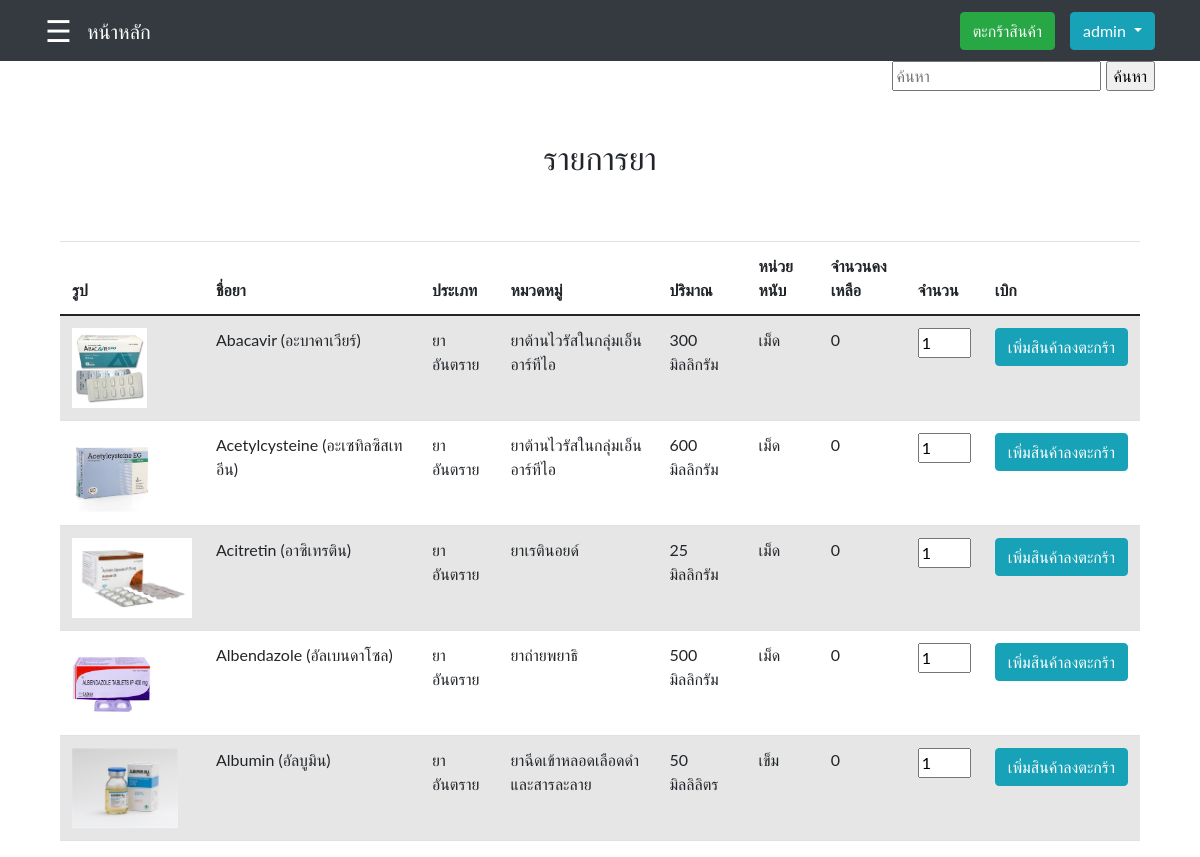
The app's page /Mainuser.php (signed in) with its own data.
### tables this page shows
CREATE TABLE `tbl_med` (
  `MedId` int(11) NOT NULL,
  `TypeId` int(11) DEFAULT NULL,
  `CateId` int(11) DEFAULT NULL,
  `VolumnId` int(11) DEFAULT NULL,
  `UnitId` int(11) DEFAULT NULL,
  `MedName` varchar(255) DEFAULT NULL,
  `MedPack` varchar(255) DEFAULT NULL,
  `MedPrice` varchar(255) DEFAULT NULL,
  `MedDes` varchar(255) DEFAULT NULL,
  `MedIndi` varchar(255) DEFAULT NULL,
  `MedExp` varchar(255) DEFAULT NULL,
  `MedNoti` varchar(255) DEFAULT NULL,
  `MedLow` int(11) DEFAULT NULL,
  `MedTotal` int(11) DEFAULT NULL,
  `MedPoint` int(11) DEFAULT NULL,
  `MedPath` varchar(255) DEFAULT NULL
);

CREATE TABLE `tbl_type` (
  `TypeId` int(11) NOT NULL,
  `TypeName` varchar(255) DEFAULT NULL
);

CREATE TABLE `tbl_cate` (
  `CateId` int(11) NOT NULL,
  `CateName` varchar(255) DEFAULT NULL
);

CREATE TABLE `tbl_volumn` (
  `VolumnId` int(11) NOT NULL,
  `VolumnName` varchar(255) DEFAULT NULL
);

CREATE TABLE `tbl_unit` (
  `UnitId` int(11) NOT NULL,
  `UnitName` varchar(255) DEFAULT NULL
);

### Mainuser.php (the view, shortened to what this page needs)
<?php
     include('Connect.php');
?>
<!DOCTYPE html>
<html lang="en">
<head>
    <nav class="navbar navbar-expand-sm navbar-dark bg-dark">
            <div class="container">
                <div style='margin-right: 15px'>
                    <?php
                    include('slidebaruser.php');
                    ?>
                <div>
                  <a href="Mainuser.php" class="navbar-brand">หน้าหลัก</a>
                </div>
                <div id="navbar1" class="collapse navbar-collapse" style='justify-content: end;'>
                    <div class="dropdown">
                        <div id="navbar1" class="collapse navbar-collapse">
                            <ul class="navbar-nav ms-auto">
                                <li class="nav-item" style='margin-right: 15px;'>
                                    <td><a href="cartuser.php" class ="btn btn-success">ตะกร้าสินค้า</a></td>
                                </li>
                                <button class="btn btn-info  dropdown-toggle" type="button" id="dropdownMenuButton" data-toggle="dropdown" aria-haspopup="true" aria-expanded="false"
                                ><?php echo $_SESSION['StaffName'] ?>
                                </button>
                            </ul>
                        </div>
                    </div>
                </div>
</head>
<body>
    <div class="container-sm">
    <div class="row mb-5">
            <div class="col-md-4 ms-auto " style="text-align: end;">
                <form action="Mainusersearch.php" method="post">
                    <input type="text" name="textsearch" placeholder = "ค้นหา">
                    <input type="submit" name="submit" value="ค้นหา">
                </form>
            </div>
    </div>
    <center><strong><h2>รายการยา</h2></strong></center>
    <div class="container-sm">
        <table class="table table-striped" style='margin-top:4rem;'>
            <thead>
                <tr>
                    <th>รูป</th>
                    <th style="width:20%">ชื่อยา</th>
                    <th>ประเภท</th>
                    <th>หมวดหมู่</th>
                    <th>ปริมาณ</th>
                    <th>หน่วยหนับ</th>
                    <th>จำนวนคงเหลือ</th>
                    <th>จำนวน</th>
                    <th>เบิก</th>
                </tr>
            </thead>
            <tbody>
                <?php
                        $sql = 'SELECT tbl_med.MedId,tbl_med.TypeId,tbl_med.CateId,tbl_med.VolumnId,tbl_med.UnitId,tbl_med.MedName,tbl_med.MedPack,tbl_med.MedPrice,tbl_med.MedDes,tbl_med.MedIndi,tbl_med.MedExp,tbl_med.MedLow,tbl_med.MedTotal,tbl_med.MedPoint,tbl_med.MedPath,tbl_type.TypeName,tbl_cate.CateName,tbl_volumn.VolumnName,tbl_unit.UnitName
                        FROM tbl_med
                        INNER JOIN tbl_type ON tbl_type.TypeId = tbl_med.TypeId
                        INNER JOIN tbl_cate ON tbl_cate.CateId = tbl_med.CateId
                        INNER JOIN tbl_volumn ON tbl_volumn.VolumnId = tbl_med.VolumnId
                        INNER JOIN tbl_unit ON tbl_unit.UnitId = tbl_med.UnitId;';
                        $result = $conn->query($sql);
                        $data = array();
                        while($row = $result->fetch_assoc()) {
                            $data[] = $row;
                        }
                        foreach($data as $key => $Med){
                            $sum = 0;
                ?>
                    <tr>
                        <form action = "cartuser.php" method="post">
                        <td><?php echo '<img src="upload/'.$Med['MedPath'].'" height = "80" widht = "80"/>';?></td>
                        <td><?php echo $Med["MedName"]; ?></td>
                        <td><?php echo $Med["TypeName"]; ?></td>
                        <td><?php echo $Med["CateName"]; ?></td>
                        <td><?php echo $Med["VolumnName"]; ?></td>
                        <td><?php echo $Med["UnitName"]; ?></td>
                        <td><?php echo $sum; ?></td>
                        <td><input type="number" name="quantity" min="1" max="<?php echo $sum; ?>" value= "1"></td>
                        <td><input type="submit" class = "btn btn-info" value = "เพิ่มสินค้าลงตะกร้า"></td>
                        </form>
                    </tr>
                    <?php } ?>
            </tbody>
        </table>
    </div>
</body>
</html>

### slidebaruser.php (style rules this page uses)
body { font-family: "Lato", sans-serif; }

### records on screen
tbl_med: MedPath (picture), MedName "Abacavir (อะบาคาเวียร์)", TypeId.TypeName "ยาอันตราย", CateId.CateName "ยาต้านไวรัสในกลุ่มเอ็นอาร์ทีไอ", VolumnId.VolumnName "300 มิลลิกรัม", UnitId.UnitName "เม็ด", sum "0"
tbl_med: MedPath (picture), MedName "Acetylcysteine (อะเซทิลซิสเทอีน)", TypeId.TypeName "ยาอันตราย", CateId.CateName "ยาต้านไวรัสในกลุ่มเอ็นอาร์ทีไอ", VolumnId.VolumnName "600 มิลลิกรัม", UnitId.UnitName "เม็ด", sum "0"
tbl_med: MedPath (picture), MedName "Acitretin (อาซิเทรติน)", TypeId.TypeName "ยาอันตราย", CateId.CateName "ยาเรตินอยด์", VolumnId.VolumnName "25 มิลลิกรัม", UnitId.UnitName "เม็ด", sum "0"
tbl_med: MedPath (picture), MedName "Albendazole (อัลเบนดาโซล)", TypeId.TypeName "ยาอันตราย", CateId.CateName "ยาถ่ายพยาธิ", VolumnId.VolumnName "500 มิลลิกรัม", UnitId.UnitName "เม็ด", sum "0"
tbl_med: MedPath (picture), MedName "Albumin (อัลบูมิน)", TypeId.TypeName "ยาอันตราย", CateId.CateName "ยาฉีดเข้าหลอดเลือดดำ และสารละลาย", VolumnId.VolumnName "50 มิลลิลิตร", UnitId.UnitName "เข็ม", sum "0"

### other values on screen
$_SESSION['StaffName'] "admin"
